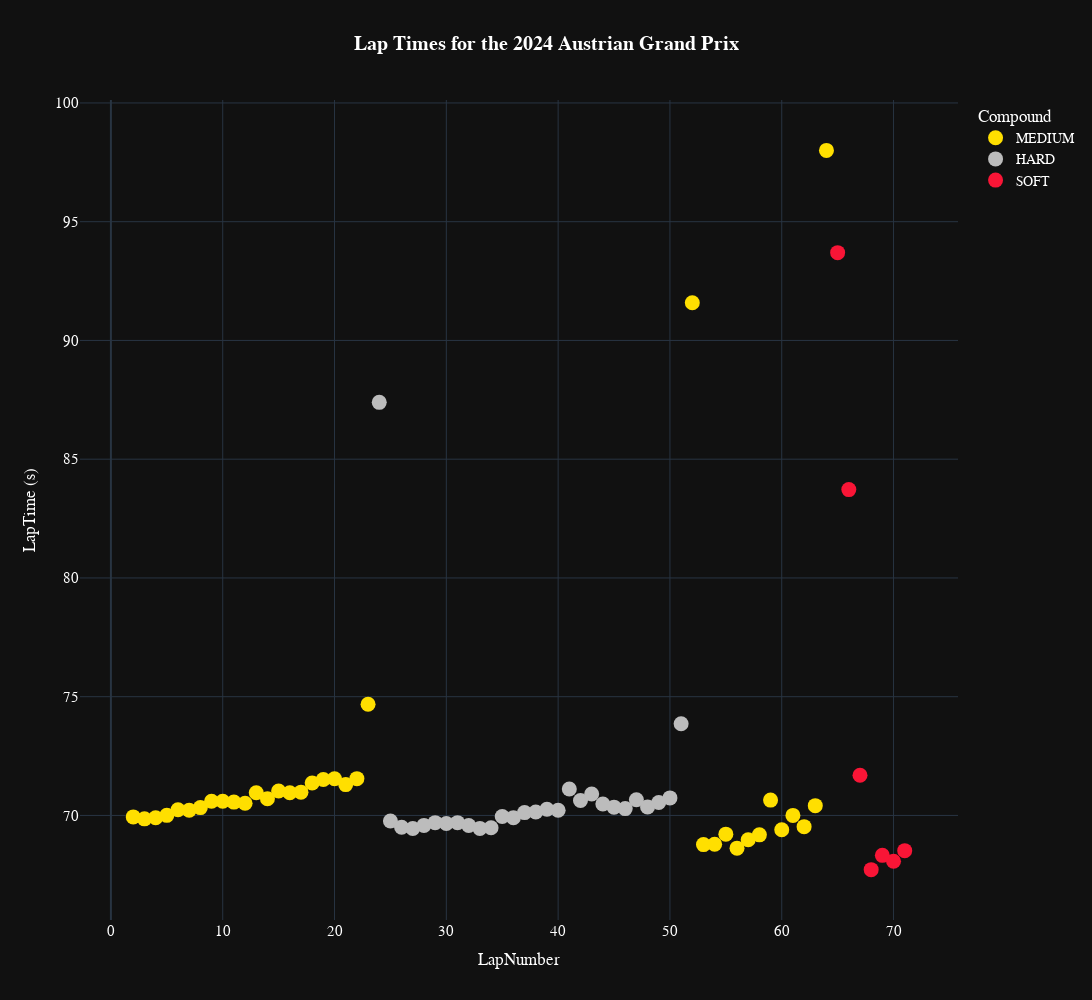

This figure's notebook cell:
### Code cell
#Plot for a specific Lap
fig_line=px.scatter(track2[track2["Driver"]=='VER'], 
        x="LapNumber", 
        y="LapTime (s)", 
        color='Compound', 
        template="plotly_dark",
        # size='LapTime (s)',
        title="<b>Lap Times for the {} {}</b>".format(year,gp),
        hover_data=["GP","Driver","Team","Compound","Position","LapStartTime","LapNumber","PitOutTime","PitInTime","FreshTyre","TyreLife","Sector1Time", "Sector2Time",'Sector3Time'],
        height=1000, width=1400,
        color_discrete_map={
                 "SOFT": "#F91536",
                 "MEDIUM": "#ffdf00 ",
                 "HARD":"#bcbcbc ",
                 "INTERMEDIATE":"#009E60 ",
                 "WET":"#3671C6"
    }
        )

fig_line.update_layout(
    title_x=0.5,
    yaxis = dict(tickfont = dict(size=15)),
    xaxis = dict(tickfont = dict(size=15)),
    hoverlabel=dict(
        bgcolor="white",
        font_size=16,
        font_family="PT Sans Narrow"
    ),
    font=dict(
        family="PT Sans Narrow",
        size=14,
        color="White"
    ),
    title_font_family="PT Sans Narrow"
)
fig_line.update_traces(marker={'size': 15})

fig_line.show()

### Figure 1 — Plotly figure (JSON) as saved in the notebook; plotly's stock layout.template omitted (floating-point values rounded to 4 significant figures; data arrays with more than 128 entries replaced by an {"elided": "..."} marker saying what was removed)
{"data": [{"customdata": {"elided": "35x13 mixed values"}, "hovertemplate": "Compound=%{customdata[3]}<br>LapNumber=%{x}<br>LapTime (s)=%{y}<br>GP=%{customdata[0]}<br>Driver=%{customdata[1]}<br>Team=%{customdata[2]}<br>Position=%{customdata[4]}<br>LapStartTime=%{customdata[5]}<br>PitOutTime=%{customdata[6]}<br>PitInTime=%{customdata[7]}<br>FreshTyre=%{customdata[8]}<br>TyreLife=%{customdata[9]}<br>Sector1Time=%{customdata[10]}<br>Sector2Time=%{customdata[11]}<br>Sector3Time=%{customdata[12]}<extra></extra>", "legendgroup": "MEDIUM", "marker": {"color": "#ffdf00 ", "size": 15, "symbol": "circle"}, "mode": "markers", "name": "MEDIUM", "orientation": "v", "showlegend": true, "type": "scatter", "x": [7, 9, 53, 8, 52, 57, 61, 5, 58, 18, 54, 56, 22, 6, 21, 59, 16, 3, 19, 10, 14, 23, 15, 60, 13, 2, 17, 62, 55, 4, 11, 63, 64, 12, 20], "xaxis": "x", "y": [70.22, 70.6, 68.77, 70.33, 91.58, 68.97, 70.0, 70.0, 69.18, 71.36, 68.79, 68.62, 71.55, 70.24, 71.3, 70.65, 70.96, 69.86, 71.52, 70.6, 70.71, 74.68, 71.03, 69.4, 70.95, 69.94, 70.98, 69.53, 69.21, 69.9, 70.56, 70.41, 98.0, 70.51, 71.55], "yaxis": "y"}, {"customdata": {"elided": "28x13 mixed values"}, "hovertemplate": "Compound=%{customdata[3]}<br>LapNumber=%{x}<br>LapTime (s)=%{y}<br>GP=%{customdata[0]}<br>Driver=%{customdata[1]}<br>Team=%{customdata[2]}<br>Position=%{customdata[4]}<br>LapStartTime=%{customdata[5]}<br>PitOutTime=%{customdata[6]}<br>PitInTime=%{customdata[7]}<br>FreshTyre=%{customdata[8]}<br>TyreLife=%{customdata[9]}<br>Sector1Time=%{customdata[10]}<br>Sector2Time=%{customdata[11]}<br>Sector3Time=%{customdata[12]}<extra></extra>", "legendgroup": "HARD", "marker": {"color": "#bcbcbc ", "size": 15, "symbol": "circle"}, "mode": "markers", "name": "HARD", "orientation": "v", "showlegend": true, "type": "scatter", "x": [31, 37, 32, 29, 25, 48, 46, 42, 30, 41, 36, 38, 35, 49, 45, 34, 27, 44, 28, 39, 40, 51, 26, 24, 47, 50, 43, 33], "xaxis": "x", "y": [69.7, 70.12, 69.58, 69.7, 69.77, 70.36, 70.29, 70.63, 69.66, 71.11, 69.91, 70.14, 69.96, 70.54, 70.35, 69.48, 69.45, 70.48, 69.58, 70.26, 70.22, 73.86, 69.51, 87.39, 70.66, 70.74, 70.9, 69.45], "yaxis": "y"}, {"customdata": [["Austrian Grand Prix", "VER", "Red Bull Racing", "SOFT", 5, "0 days 02:18:04.797000", "NaT", "NaT", "True", 6, "0 days 00:00:17.214000", "0 days 00:00:30.512000", "0 days 00:00:20.346000"], ["Austrian Grand Prix", "VER", "Red Bull Racing", "SOFT", 5, "0 days 02:13:13.347000", "NaT", "NaT", "True", 2, "0 days 00:00:30.956000", "0 days 00:00:32.139000", "0 days 00:00:20.624000"], ["Austrian Grand Prix", "VER", "Red Bull Racing", "SOFT", 5, "0 days 02:15:48.757000", "NaT", "NaT", "True", 4, "0 days 00:00:17.142000", "0 days 00:00:30.279000", "0 days 00:00:20.298000"], ["Austrian Grand Prix", "VER", "Red Bull Racing", "SOFT", 5, "0 days 02:19:12.869000", "NaT", "NaT", "True", 7, "0 days 00:00:17.243000", "0 days 00:00:30.640000", "0 days 00:00:20.635000"], ["Austrian Grand Prix", "VER", "Red Bull Racing", "SOFT", 5, "0 days 02:16:56.476000", "NaT", "NaT", "True", 5, "0 days 00:00:17.252000", "0 days 00:00:30.674000", "0 days 00:00:20.395000"], ["Austrian Grand Prix", "VER", "Red Bull Racing", "SOFT", 5, "0 days 02:14:37.066000", "NaT", "NaT", "True", 3, "0 days 00:00:17.347000", "0 days 00:00:32.344000", "0 days 00:00:22"], ["Austrian Grand Prix", "VER", "Red Bull Racing", "SOFT", 5, "0 days 02:11:39.650000", "0 days 02:11:59.048000", "NaT", "True", 1, "0 days 00:00:35.681000", "0 days 00:00:30.639000", "0 days 00:00:27.377000"]], "hovertemplate": "Compound=%{customdata[3]}<br>LapNumber=%{x}<br>LapTime (s)=%{y}<br>GP=%{customdata[0]}<br>Driver=%{customdata[1]}<br>Team=%{customdata[2]}<br>Position=%{customdata[4]}<br>LapStartTime=%{customdata[5]}<br>PitOutTime=%{customdata[6]}<br>PitInTime=%{customdata[7]}<br>FreshTyre=%{customdata[8]}<br>TyreLife=%{customdata[9]}<br>Sector1Time=%{customdata[10]}<br>Sector2Time=%{customdata[11]}<br>Sector3Time=%{customdata[12]}<extra></extra>", "legendgroup": "SOFT", "marker": {"color": "#F91536", "size": 15, "symbol": "circle"}, "mode": "markers", "name": "SOFT", "orientation": "v", "showlegend": true, "type": "scatter", "x": [70, 66, 68, 71, 69, 67, 65], "xaxis": "x", "y": [68.07, 83.72, 67.72, 68.52, 68.32, 71.69, 93.7], "yaxis": "y"}], "layout": {"font": {"color": "White", "family": "PT Sans Narrow", "size": 14}, "height": 1000, "hoverlabel": {"bgcolor": "white", "font": {"family": "PT Sans Narrow", "size": 16}}, "legend": {"title": {"text": "Compound"}, "tracegroupgap": 0}, "title": {"font": {"family": "PT Sans Narrow"}, "text": "<b>Lap Times for the 2024 Austrian Grand Prix</b>", "x": 0.5}, "width": 1400, "xaxis": {"anchor": "y", "domain": [0, 1], "tickfont": {"size": 15}, "title": {"text": "LapNumber"}}, "yaxis": {"anchor": "x", "domain": [0, 1], "tickfont": {"size": 15}, "title": {"text": "LapTime (s)"}}}}
